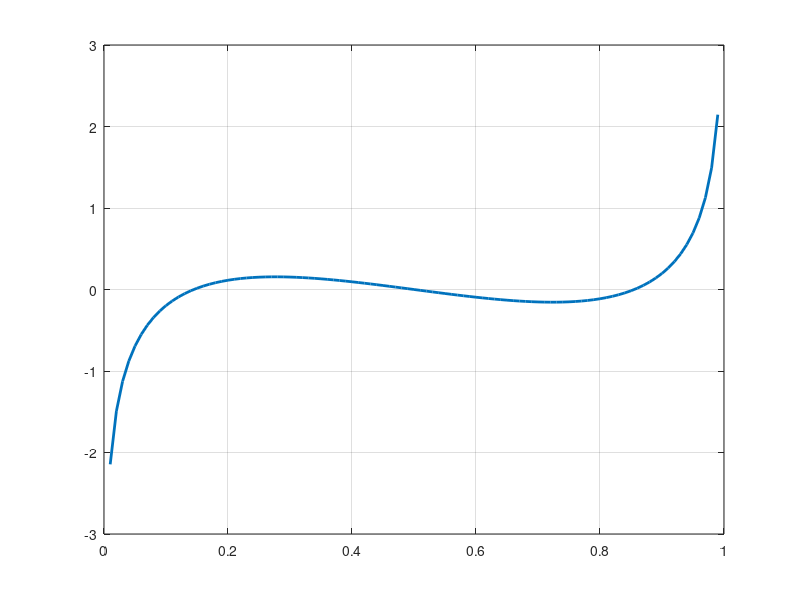
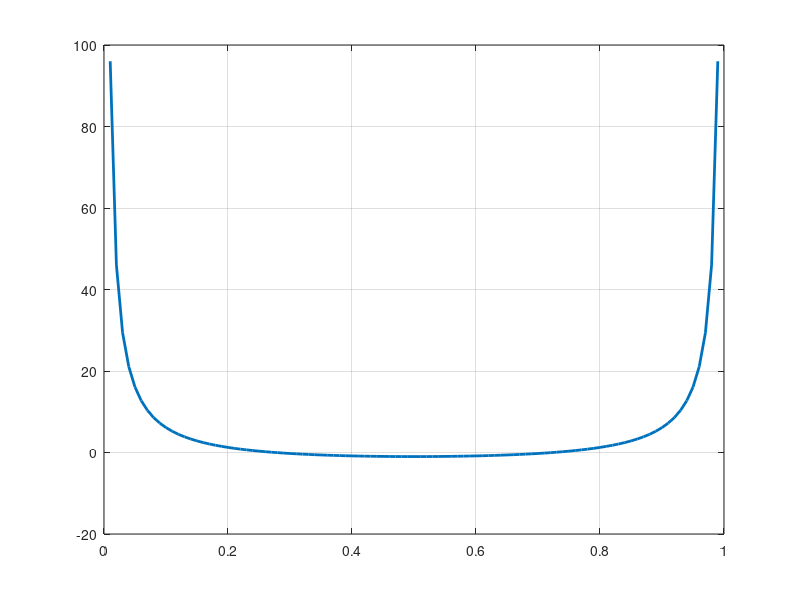
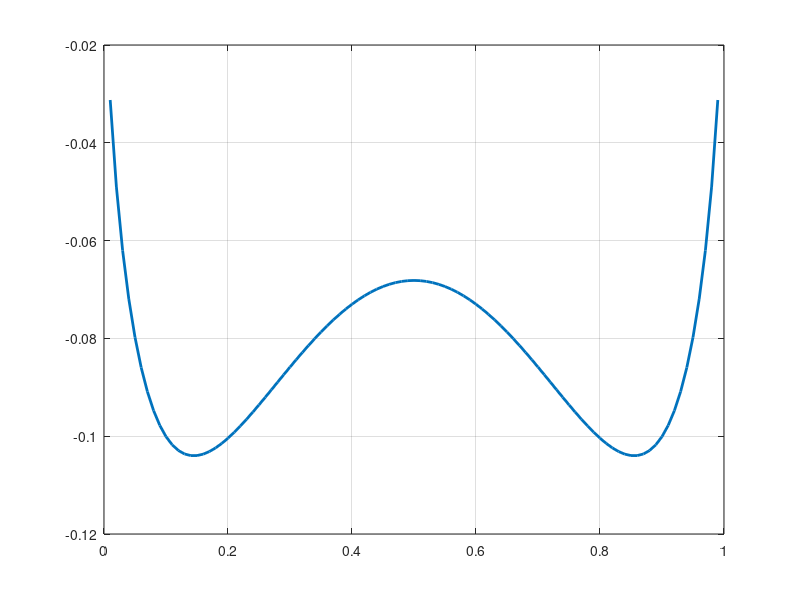

Source code (MATLAB) for these figures, in order:
clear all
clc

phi = linspace(0,1,101);

omg = 2.5;
w = 1;

% regular solution double well energy function
RSF = w*(omg*phi.*(1-phi) + phi.*log(phi) + (1-phi).*log(1-phi));

figure(6)
plot(phi, RSF, 'LineWidth', 2)
grid on


% chemical potential (first derivative of energy function)
dF = log(phi) - log(1-phi) - w*(omg*phi - omg*(1 - phi));

figure(2)
plot(phi,dF, 'LineWidth', 2)
grid on

% derivative of chemical potential (2nd derivative of energy)
ddF = 1./phi + 1./(1 -phi) -2*w*omg;

figure(3)
plot(phi,ddF, 'LineWidth', 2)
grid on
